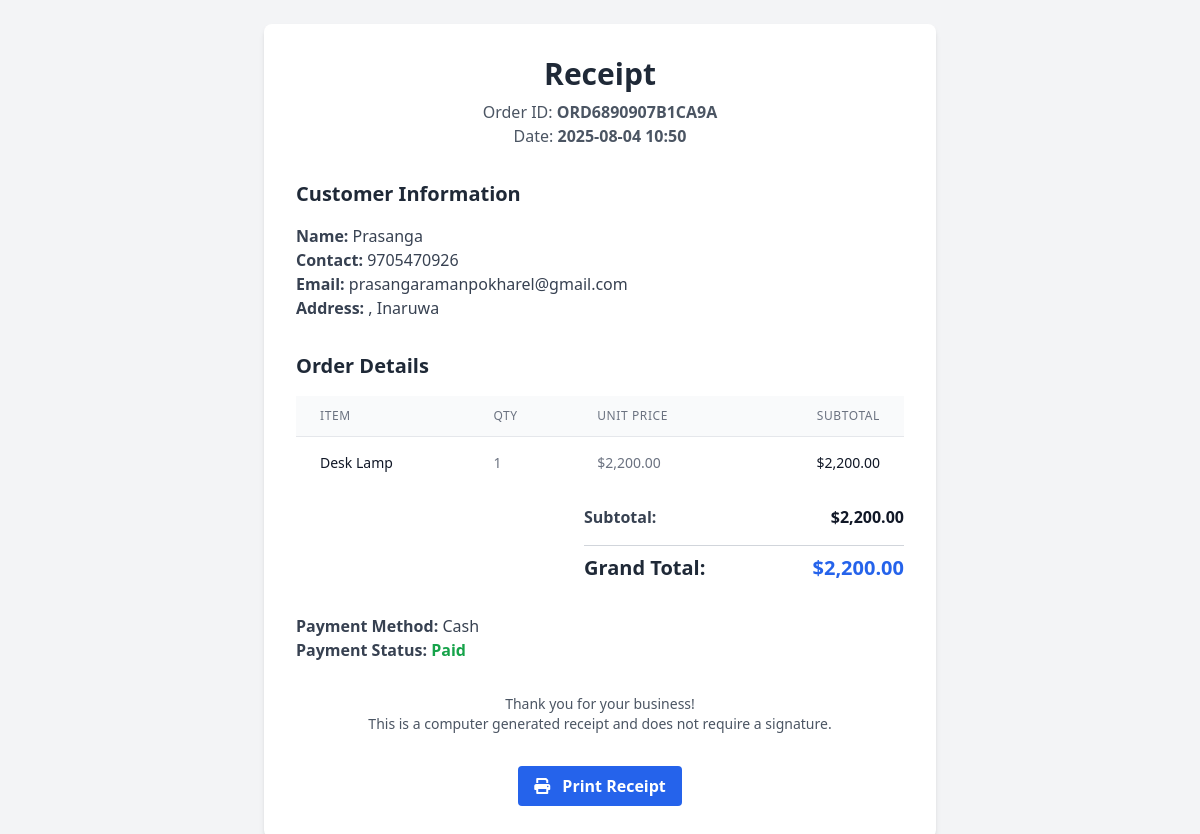
The app's page /order/receipt.php?id=ORD6890907B1CA9A (signed in) with its own data.
### tables this page shows
CREATE TABLE `orders` (
  `id` int(11) NOT NULL,
  `order_id` varchar(50) NOT NULL,
  `customer_id` varchar(50) NOT NULL,
  `order_date` timestamp NOT NULL DEFAULT current_timestamp(),
  `total_amount` decimal(12,2) NOT NULL DEFAULT 0.00,
  `vat_amount` decimal(10,2) DEFAULT 0.00,
  `discount_amount` decimal(10,2) DEFAULT 0.00 COMMENT 'Discount amount applied to the order',
  `grand_total` decimal(12,2) NOT NULL DEFAULT 0.00,
  `payment_method` enum('mobilebanking','esawa','cash','khalti') DEFAULT NULL,
  `status` enum('paid','unpaid','due') DEFAULT 'unpaid',
  `notes` text DEFAULT NULL,
  `created_at` timestamp NOT NULL DEFAULT current_timestamp(),
  `updated_at` timestamp NOT NULL DEFAULT current_timestamp() ON UPDATE current_timestamp()
);

CREATE TABLE `customers` (
  `id` int(11) NOT NULL,
  `customer_id` varchar(50) NOT NULL,
  `name` varchar(100) NOT NULL,
  `email` varchar(100) DEFAULT NULL,
  `phone` varchar(20) DEFAULT NULL,
  `address` text DEFAULT NULL,
  `city` varchar(50) DEFAULT NULL,
  `state` varchar(50) DEFAULT NULL,
  `zip_code` varchar(10) DEFAULT NULL,
  `country` varchar(50) DEFAULT 'USA',
  `status` enum('active','inactive') DEFAULT 'active',
  `total_purchases` decimal(10,2) DEFAULT 0.00,
  `total_paid` decimal(10,2) DEFAULT 0.00,
  `balance` decimal(10,2) DEFAULT 0.00,
  `created_at` timestamp NOT NULL DEFAULT current_timestamp(),
  `updated_at` timestamp NOT NULL DEFAULT current_timestamp() ON UPDATE current_timestamp()
);

CREATE TABLE `order_items` (
  `id` int(11) NOT NULL,
  `order_id` varchar(50) NOT NULL,
  `item_id` varchar(20) NOT NULL,
  `quantity` int(11) NOT NULL,
  `unit_price` decimal(10,2) NOT NULL,
  `subtotal` decimal(12,2) NOT NULL,
  `created_at` timestamp NOT NULL DEFAULT current_timestamp()
);

CREATE TABLE `inventory_items` (
  `id` int(11) NOT NULL,
  `item_id` varchar(20) NOT NULL,
  `name` varchar(100) NOT NULL,
  `description` text DEFAULT NULL,
  `category` varchar(50) DEFAULT NULL,
  `unit` varchar(20) DEFAULT 'pcs',
  `current_stock` int(11) DEFAULT 0,
  `minimum_stock` int(11) DEFAULT 10,
  `maximum_stock` int(11) DEFAULT 1000,
  `unit_cost` decimal(10,2) DEFAULT 0.00,
  `selling_price` decimal(10,2) DEFAULT 0.00,
  `supplier_id` varchar(20) DEFAULT NULL,
  `status` enum('active','inactive','discontinued') DEFAULT 'active',
  `created_at` timestamp NOT NULL DEFAULT current_timestamp(),
  `updated_at` timestamp NOT NULL DEFAULT current_timestamp() ON UPDATE current_timestamp()
);

### order/receipt.php (the view, shortened to what this page needs)
<?php
$database = new Database();
$db = $database->getConnection();
$order = null;
$customer = null;
$order_items = [];
if (isset($_GET['id'])) {
    $order_id = $_GET['id'];
    try {
        $stmt = $db->prepare("SELECT * FROM orders WHERE order_id = :order_id LIMIT 1");
        $stmt->bindParam(':order_id', $order_id);
        $stmt->execute();
        $order = $stmt->fetch(PDO::FETCH_ASSOC);
        if ($order) {
            $stmt = $db->prepare("SELECT * FROM customers WHERE customer_id = :customer_id LIMIT 1");
            $stmt->bindParam(':customer_id', $order['customer_id']);
            $stmt->execute();
            $customer = $stmt->fetch(PDO::FETCH_ASSOC);
            $stmt = $db->prepare("SELECT oi.*, ii.name as item_name FROM order_items oi JOIN inventory_items ii ON oi.item_id = ii.item_id WHERE oi.order_id = :order_id");
            $stmt->bindParam(':order_id', $order_id);
            $stmt->execute();
            $order_items = $stmt->fetchAll(PDO::FETCH_ASSOC);
        } else {
            $message = 'Order not found.';
        }
    } catch (PDOException $e) {
        $message = 'Database error: ' . $e->getMessage();
        error_log("Error fetching receipt data: " . $e->getMessage());
    }
} else {
    $message = 'No order ID provided.';
}
?>
<!DOCTYPE html>
<html lang="en">
<head>
    <script src="https://cdn.tailwindcss.com"></script>
    <link rel="stylesheet" href="https://cdnjs.cloudflare.com/ajax/libs/font-awesome/6.0.0-beta3/css/all.min.css">
</head>
<body class="bg-gray-100 p-6">
    <div class="max-w-2xl mx-auto bg-white p-8 rounded-lg shadow-md">
        <?php if ($order): ?>
            <div class="text-center mb-8">
                <h1 class="text-3xl font-bold text-gray-800 mb-2">Receipt</h1>
                <p class="text-gray-600">Order ID: <span class="font-semibold"><?php echo htmlspecialchars($order['order_id']); ?></span></p>
                <p class="text-gray-600">Date: <span class="font-semibold"><?php echo htmlspecialchars(date('Y-m-d H:i', strtotime($order['order_date']))); ?></span></p>
            </div>
            <div class="mb-8">
                <h2 class="text-xl font-semibold text-gray-800 mb-4">Customer Information</h2>
                <p class="text-gray-700"><strong>Name:</strong> <?php echo htmlspecialchars($customer['name'] ?? 'N/A'); ?></p>
                <p class="text-gray-700"><strong>Contact:</strong> <?php echo htmlspecialchars($customer['phone'] ?? 'N/A'); ?></p>
                <p class="text-gray-700"><strong>Email:</strong> <?php echo htmlspecialchars($customer['email'] ?? 'N/A'); ?></p>
                <p class="text-gray-700"><strong>Address:</strong> <?php echo htmlspecialchars($customer['address'] ?? 'N/A'); ?>, <?php echo htmlspecialchars($customer['city'] ?? ''); ?></p>
            </div>
            <div class="mb-8">
                <h2 class="text-xl font-semibold text-gray-800 mb-4">Order Details</h2>
                <table class="min-w-full divide-y divide-gray-200 mb-4">
                    <thead class="bg-gray-50">
                        <tr>
                            <th scope="col" class="px-6 py-3 text-left text-xs font-medium text-gray-500 uppercase tracking-wider">Item</th>
                            <th scope="col" class="px-6 py-3 text-left text-xs font-medium text-gray-500 uppercase tracking-wider">Qty</th>
                            <th scope="col" class="px-6 py-3 text-left text-xs font-medium text-gray-500 uppercase tracking-wider">Unit Price</th>
                            <th scope="col" class="px-6 py-3 text-right text-xs font-medium text-gray-500 uppercase tracking-wider">Subtotal</th>
                        </tr>
                    </thead>
                    <tbody class="bg-white divide-y divide-gray-200">
                        <?php foreach ($order_items as $item): ?>
                            <tr>
                                <td class="px-6 py-4 whitespace-nowrap text-sm text-gray-900"><?php echo htmlspecialchars($item['item_name']); ?></td>
                                <td class="px-6 py-4 whitespace-nowrap text-sm text-gray-500"><?php echo htmlspecialchars($item['quantity']); ?></td>
                                <td class="px-6 py-4 whitespace-nowrap text-sm text-gray-500">$<?php echo htmlspecialchars(number_format($item['unit_price'], 2)); ?></td>
                                <td class="px-6 py-4 whitespace-nowrap text-sm text-gray-900 text-right">$<?php echo htmlspecialchars(number_format($item['subtotal'], 2)); ?></td>
                            </tr>
                        <?php endforeach; ?>
                    </tbody>
                </table>
                <div class="flex justify-end flex-col items-end text-right">
                    <div class="flex justify-between w-full max-w-xs mb-2">
                        <span class="text-gray-700 font-semibold">Subtotal:</span>
                        <span class="text-gray-900 font-semibold">$<?php echo htmlspecialchars(number_format($order['total_amount'], 2)); ?></span>
                    </div>
                    <div class="flex justify-between w-full max-w-xs text-xl font-bold border-t pt-2 mt-2 border-gray-300">
                        <span class="text-gray-800">Grand Total:</span>
                        <span class="text-blue-600">$<?php echo htmlspecialchars(number_format($order['grand_total'], 2)); ?></span>
                    </div>
                </div>
            </div>
            <div class="mb-8">
                <p class="text-gray-700"><strong>Payment Method:</strong> <?php echo htmlspecialchars(ucfirst($order['payment_method'])); ?></p>
                <p class="text-gray-700"><strong>Payment Status:</strong>
                    <span class="font-semibold
                        <?php
                        if ($order['status'] === 'paid') echo 'text-green-600';
                        elseif ($order['status'] === 'unpaid') echo 'text-red-600';
                        else echo 'text-yellow-600';
                        ?>">
                        <?php echo htmlspecialchars(ucfirst($order['status'])); ?>
                    </span>
                </p>
            </div>
            <div class="text-center text-gray-600 text-sm mt-8">
                <p>Thank you for your business!</p>
                <p>This is a computer generated receipt and does not require a signature.</p>
            </div>
            <div class="no-print flex justify-center mt-8">
                <button onclick="window.print()" class="bg-blue-600 hover:bg-blue-700 text-white font-bold py-2 px-4 rounded focus:outline-none focus:shadow-outline">
                    <i class="fas fa-print mr-2"></i> Print Receipt
                </button>
            </div>
        <?php endif; ?>
    </div>
</body>
</html>

### records on screen
orders: order "ORD6890907B1CA9A", order_date "2025-08-04 10:50", total_amount "2,200.00", grand_total "2,200.00", payment_method "Cash", status "Paid"
customers: name "Prasanga", phone "9705470926", email "prasangaramanpokharel@gmail.com", city "Inaruwa"
order_items: inventory_items.name "Desk Lamp", quantity "1", unit_price "2,200.00", subtotal "2,200.00"
